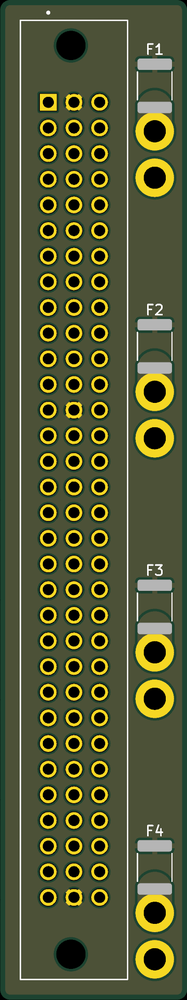
#> input picture Old_Boards_Moved_10-20-26/Renders/rtm_smd_top.png, 187 x 1000 px, shrunk from 361 x 1931 before the run
$ python trim_boards.py rtm_smd_top.png rtm_smd_bottom.png
#> lines starting #> are read from the running program, lines starting #| are printed output that depends on the picture; after the words box and inside, x2 and y2 are one past the last pixel; in counts of white or black regions, pixels touching at a corner belong together
#!/usr/bin/env python3
"""Trim uniform background padding from KiCad board renders.

Usage:
    python trim_boards.py rtm_smd_top.png rtm_smd_bottom.png
    python trim_boards.py *.png

Backs each original up as <name>_untrimmed.png before overwriting.
"""

import sys
import os
import numpy as np
from PIL import Image

TOLERANCE = 12   # how far from the corner colour counts as board
MARGIN = 0       # pixels of padding to leave on each side


def trim(path):
#> called with path = 'rtm_smd_top.png'
    img = Image.open(path).convert("RGB")
#> img is the input picture: PIL image 187x1000 RGB; mean R, G, B 83.7, 89.1, 52.7
    arr = np.array(img).astype(int)

    bg = arr[0, 0]
#> bg = [0, 0, 0]
    diff = np.abs(arr - bg).sum(axis=2)
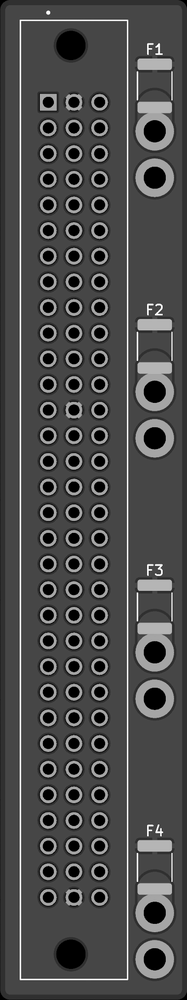
#> diff: shape (1000, 187) int64; min 0, max 765, mean 225.6; drawn with min black and max white
    mask = diff > TOLERANCE
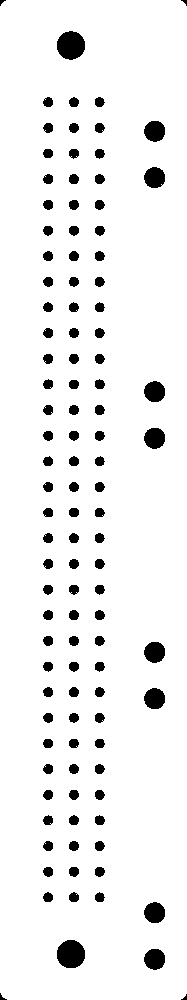
#> mask: shape (1000, 187) bool; 93.8% white; 110 black regions (3 under 20 px), largest, box (x1, y1, x2, y2) and area: (57, 31, 85, 60) 634, (57, 940, 85, 968) 633, (144, 428, 165, 449) 351

    if not mask.any():
        print(f"{path}: no content found, skipped")
        return

    rows = np.where(mask.any(axis=1))[0]
#> rows = 1000 values from 0 to 999
    cols = np.where(mask.any(axis=0))[0]
#> cols = 187 values from 0 to 186

    top = max(0, rows[0] - MARGIN)
#> top = 0
    left = max(0, cols[0] - MARGIN)
#> left = 0
    bottom = min(arr.shape[0] - 1, rows[-1] + MARGIN)
#> bottom = 999
    right = min(arr.shape[1] - 1, cols[-1] + MARGIN)
#> right = 186

    stem, ext = os.path.splitext(path)
    backup = f"{stem}_untrimmed{ext}"
    if not os.path.exists(backup):
        img.save(backup)

    cropped = img.crop((left, top, right + 1, bottom + 1))
    cropped.save(path)

    print(f"{path}: {img.width}x{img.height} -> {cropped.width}x{cropped.height}")
#| rtm_smd_top.png: 187x1000 -> 187x1000


if __name__ == "__main__":
    if len(sys.argv) < 2:
        print(__doc__)
        sys.exit(1)
    for p in sys.argv[1:]:
        trim(p)
#> pass 2 of the loop `for p in sys.argv[1:]:`:
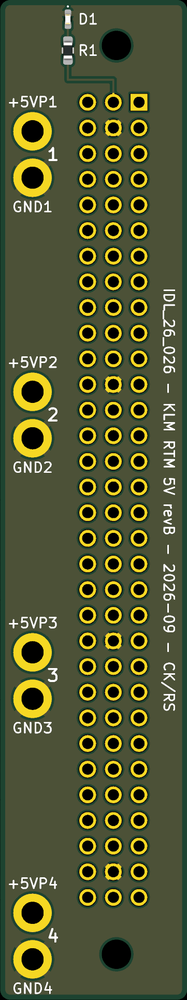
#> input picture Old_Boards_Moved_10-20-26/Renders/rtm_smd_bottom.png, 187 x 1000 px, shrunk from 361 x 1931 before the run
#> in trim, img is the input picture: PIL image 187x1000 RGB; mean R, G, B 82, 87.3, 50.4
#> in trim (call 2), `diff = np.abs(arr - bg).sum(axis=2)`:
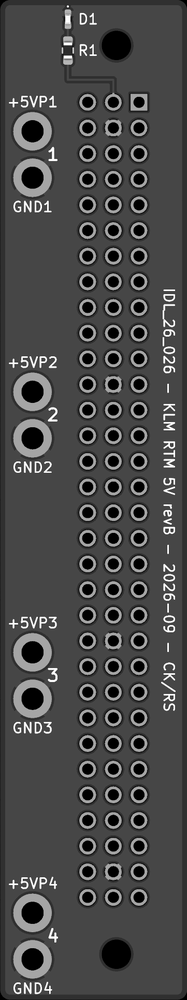
#> diff: shape (1000, 187) int64; min 0, max 765, mean 219.7; drawn with min black and max white
#> in trim (call 2), `mask = diff > TOLERANCE`:
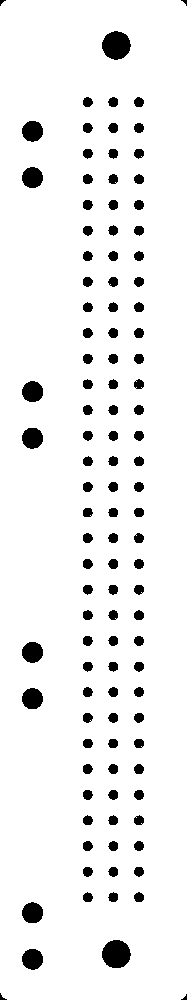
#> mask: shape (1000, 187) bool; 93.8% white; 110 black regions (3 under 20 px), largest, box (x1, y1, x2, y2) and area: (102, 31, 131, 60) 636, (102, 940, 131, 968) 635, (22, 381, 43, 402) 351
#| rtm_smd_bottom.png: 187x1000 -> 187x1000
